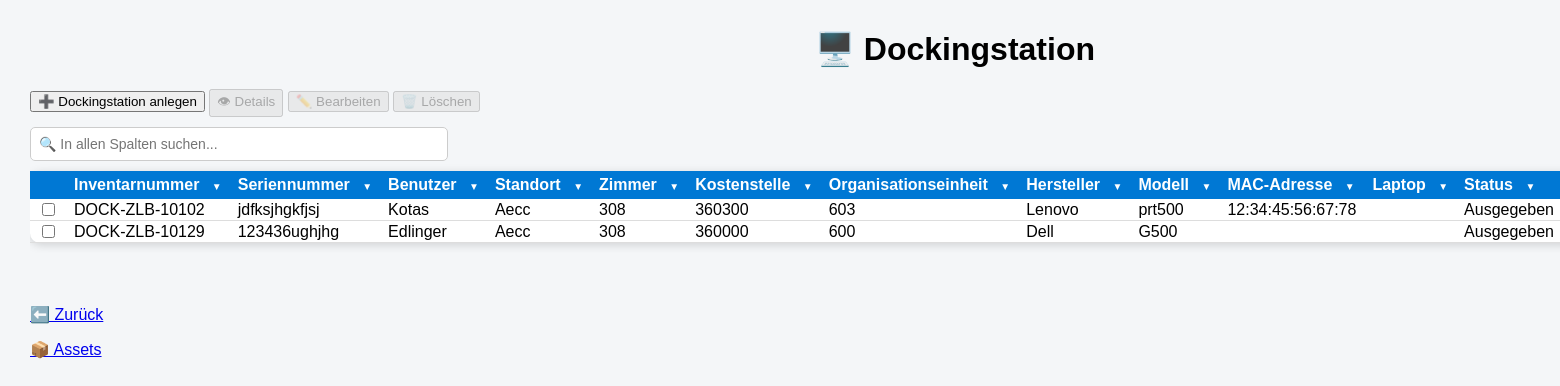
Page /assets/dockingstation on the committed database.
### tables this page shows
CREATE TABLE assets (

    id INTEGER PRIMARY KEY,

    inventarnummer TEXT,
    rechnername TEXT,
    seriennummer TEXT,

    kostenstelle TEXT,
    organisationseinheit TEXT,

    standort TEXT,
    zimmer TEXT,

    anschaffungsdatum TEXT,
    installationsdatum TEXT,

    assettyp TEXT,
    verwendungsart TEXT,

    status TEXT,

    hersteller TEXT,
    modell TEXT,

    mac_adresse TEXT,
    garantie TEXT,

    verwaltungsart TEXT,

    prozessor TEXT,
    kerne_threads TEXT,

    ram TEXT,
    festplatte TEXT,

    betriebssystem TEXT,

    displaygroesse TEXT,
    dockingstation TEXT,

    anlagenummer TEXT,

    mitarbeiter TEXT,

    bemerkung TEXT

, druckertyp TEXT);

### app.py (the view)
@app.route("/assets/dockingstation")
def dockingstations():
    sortierung = request.args.get("sort", "inventarnummer")
    richtung = request.args.get("richtung", "ASC")
    spalte = DOCKING_SORT_SPALTEN.get(sortierung, "d.inventarnummer")
    if richtung not in ["ASC", "DESC"]:
        richtung = "ASC"
    with closing(sqlite3.connect("asset_management.db")) as verbindung:
        cursor = verbindung.cursor()
        cursor.execute(f"""
            SELECT d.id, d.inventarnummer, d.seriennummer, d.mitarbeiter,
                   d.standort, d.zimmer, d.kostenstelle, d.organisationseinheit,
                   d.hersteller, d.modell, d.mac_adresse,
                   (SELECT GROUP_CONCAT(l.inventarnummer, ', ')
                      FROM assets l
                     WHERE l.dockingstation = d.inventarnummer
                       AND LOWER(l.assettyp) = 'laptop') AS laptop,
                   d.status, d.garantie, d.anschaffungsdatum, d.bemerkung
            FROM assets d
            WHERE LOWER(d.assettyp) = 'dockingstation'
            ORDER BY {spalte} COLLATE NOCASE {richtung}
        """)
        dockingstations = cursor.fetchall()
    return render_template("dockingstations.html",
                           dockingstations=dockingstations)

### templates/dockingstations.html (shortened to what this page needs)
<!DOCTYPE html>
<html>
<head>
    <link rel="stylesheet"
          href="{{ url_for('static', filename='style.css') }}">
    <link rel="stylesheet"
          href="{{ url_for('static', filename='assets_liste_tables.css') }}">
    <link rel="stylesheet"
          href="{{ url_for('static', filename='dropdowns.css') }}">
</head>
<body>
<div class="container">
    <h1>🖥️ Dockingstation</h1>
    <div class="toolbar">
        <button onclick="assetAnlegen()">
            ➕ Dockingstation anlegen
        </button>
           <button id="detailsBtn"
                disabled
                onclick="detailsAnzeigen()">
                👁 Details
            </button>
            <button id="bearbeitenBtn"
                disabled
                onclick="assetBearbeiten()">
            ✏️ Bearbeiten
            </button>
            <button id="loeschenBtn"
                disabled
                onclick="popupOeffnen(ausgewaehlteId)">
                🗑️ Löschen
            </button>
    </div>
<div
    style="
         margin-top:10px;
        margin-bottom:0px;
        text-align:left;
    "
>
    <input
        type="text"
        id="globalFilter"
        placeholder="🔍 In allen Spalten suchen..."
        style="
            width:400px;
            padding:8px;
            font-size:14px;
            border:1px solid #ccc;
            border-radius:5px;
        "
>
</div>
    <div style="overflow-x:auto;">
        <table>
            <tr>
                <th></th>
                <th class="dropdown-column">
                    Inventarnummer
                    <span class="dropdown-button">▼</span>
                </th>
                <th class="dropdown-column">
                    Seriennummer
                    <span class="dropdown-button">▼</span>
                </th>
                <th class="dropdown-column">
                    Benutzer
                    <span class="dropdown-button">▼</span>
                </th>
               <th class="dropdown-column">
                    Standort
                    <span class="dropdown-button">▼</span>
                </th>
                <th class="dropdown-column">
                    Zimmer
                    <span class="dropdown-button">▼</span>
                </th>
                <th class="dropdown-column">
                    Kostenstelle
                    <span class="dropdown-button">▼</span>
                </th>
                <th class="dropdown-column">
                    Organisationseinheit
                    <span class="dropdown-button">▼</span>
                </th>
                <th class="dropdown-column">
                    Hersteller
                    <span class="dropdown-button">▼</span>
                </th>
                <th class="dropdown-column">
                    Modell
                    <span class="dropdown-button">▼</span>
                </th>
                <th class="dropdown-column">
                    MAC-Adresse
                    <span class="dropdown-button">▼</span>
                </th>
                <th class="dropdown-column">
                    Laptop
                    <span class="dropdown-button">▼</span>
                </th>
                <th class="dropdown-column">
                    Status
                    <span class="dropdown-button">▼</span>
                </th>
            </tr>
            {% for dockingstation in dockingstations %}
            <tr>
               <td><input type="checkbox" class="asset-checkbox" data-id="{{ dockingstation[0] }}"></td>
                <td>{{ dockingstation[1] }}</td>
                <td>{{ dockingstation[2] }}</td>
                <td>{{ dockingstation[3] }}</td>
                <td>{{ dockingstation[4] }}</td>
                <td>{{ dockingstation[5] }}</td>
                <td>{{ dockingstation[6] }}</td>
                <td>{{ dockingstation[7] }}</td>
                <td>{{ dockingstation[8] }}</td>
                <td>{{ dockingstation[9] }}</td>
                <td>{{ dockingstation[10] or "" }}</td>
                <td>{{ dockingstation[11] or "" }}</td>
                <td>{{ dockingstation[12] }}</td>
                            </tr>
            {% endfor %}
        </table>
    </div>
    <br><br>
    <p><a href="javascript:history.back()">⬅️ Zurück</a></p>
    <p><a href="/assets">📦 Assets</a></p>
</div>
</body>
</html>

### static/style.css (style rules this page uses)
body { font-family: Arial, sans-serif; background-color: #f4f6f8; margin: 30px; }
h1 { text-align: center; }
.container { width: 1850px; margin: auto; }

### static/assets_liste_tables.css (style rules this page uses)
table { width: 90%; margin: 10px 0; border-collapse: collapse; background-color: white; box-shadow: 0 2px 10px rgba(0,0,0,0.15); border-radius: 10px; overflow: visible; font-size: 16px; }
th { background-color: #0078d4; color: white; padding: 5px 8px; text-align: left; }
td { padding: 1px 8px; border-bottom: 1px solid #ddd; line-height: 1; }

### static/dropdowns.css (style rules this page uses)
.dropdown-column { position: relative; white-space: nowrap; }
.dropdown-button { color: white; cursor: pointer; margin-left: 8px; font-size: 10px; }

### rows in the picture
assets: inventarnummer "DOCK-ZLB-10102", seriennummer "jdfksjhgkfjsj", mitarbeiter "Kotas", standort "Aecc", zimmer "308", kostenstelle "360300", organisationseinheit "603", hersteller "Lenovo", modell "prt500", mac_adresse "12:34:45:56:67:78", status "Ausgegeben"
assets: inventarnummer "DOCK-ZLB-10129", seriennummer "123436ughjhg", mitarbeiter "Edlinger", standort "Aecc", zimmer "308", kostenstelle "360000", organisationseinheit "600", hersteller "Dell", modell "G500", status "Ausgegeben"
